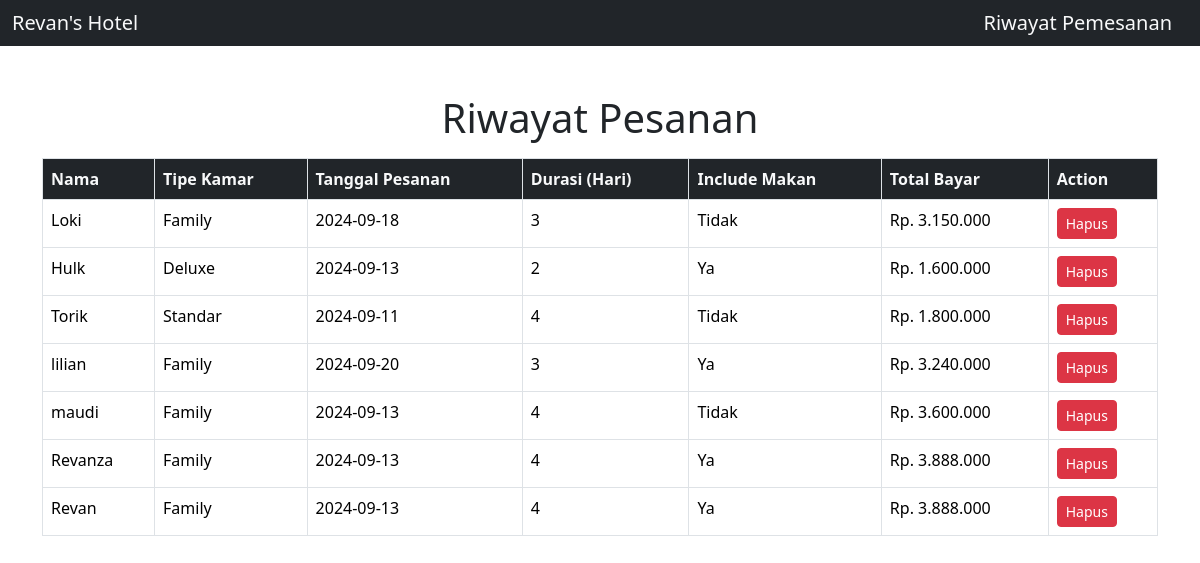
/riwayat.php, run on the app's committed database.
### tables this page shows
CREATE TABLE `orders` (
  `id` int(11) NOT NULL,
  `nama_pemesan` varchar(100) NOT NULL,
  `jenis_kelamin` varchar(10) NOT NULL,
  `nomor_identitas` varchar(50) NOT NULL,
  `room_type_id` int(11) NOT NULL,
  `tanggal_pesanan` date NOT NULL,
  `durasi` int(11) NOT NULL,
  `termasuk_makan` tinyint(1) DEFAULT 0,
  `total_harga` int(11) NOT NULL
);

CREATE TABLE `room_types` (
  `id` int(11) NOT NULL,
  `room_name` varchar(50) NOT NULL,
  `price` int(11) NOT NULL
);

### riwayat.php (the view, shortened to what this page needs)
<?php
include 'koneksi.php';
$sql = "SELECT orders.*, room_types.room_name FROM orders
        JOIN room_types ON orders.room_type_id = room_types.id";
$result = $conn->query($sql);
?>
<!DOCTYPE html>
<html lang="en">
<head>
    <link href="https://cdn.jsdelivr.net/npm/bootstrap@5.3.3/dist/css/bootstrap.min.css" rel="stylesheet">
</head>
<body>
    <?php include "layout/navbar.php" ?>
    <div class="container mt-5">
        <h1 class="text-center mb-3">Riwayat Pesanan</h1>
        <table class="table table-bordered">
            <thead>
                <tr>
                    <th class="bg-dark text-light">Nama</th>
                    <th class="bg-dark text-light">Tipe Kamar</th>
                    <th class="bg-dark text-light">Tanggal Pesanan</th>
                    <th class="bg-dark text-light">Durasi (Hari)</th>
                    <th class="bg-dark text-light">Include Makan</th>
                    <th class="bg-dark text-light">Total Bayar</th>
                    <th class="bg-dark text-light">Action</th>
                </tr>
            </thead>
            <tbody>
                <?php while ($row = $result->fetch_assoc()): ?>
                    <tr>
                        <td><?= htmlspecialchars($row['nama_pemesan']) ?></td>
                        <td><?= htmlspecialchars($row['room_name']) ?></td>
                        <td><?= htmlspecialchars($row['tanggal_pesanan']) ?></td>
                        <td><?= htmlspecialchars($row['durasi']) ?></td>
                        <td><?= $row['termasuk_makan'] ? 'Ya' : 'Tidak' ?></td>
                        <td>Rp. <?= number_format($row['total_harga'], 0, ',', '.') ?></td>
                        <td><a href="delete.php?id=<?= $row['id'] ?>" class="btn btn-danger btn-sm" onclick="return confirm('Apakah Anda yakin ingin menghapus pesanan ini?')">Hapus</a></td>
                    </tr>
                <?php endwhile; ?>
            </tbody>
        </table>
    </div>
</body>
</html>

### layout/navbar.php
<nav class="navbar bg-dark">
    <div class="container-fluid d-flex justify-content-between ">
        <div class="">
            <a class="navbar-brand text-light" href="index.php">Revan's Hotel</a>
        </div>
        <div>
            <a class="navbar-brand text-light" href="riwayat.php">Riwayat Pemesanan</a>
        </div>
    </div>
</nav>

### data on the page
orders: nama_pemesan "Loki", room_type.room_name "Family", tanggal_pesanan "2024-09-18", durasi "3", termasuk_makan "Tidak", total_harga "3.150.000"
orders: nama_pemesan "Hulk", room_type.room_name "Deluxe", tanggal_pesanan "2024-09-13", durasi "2", termasuk_makan "Ya", total_harga "1.600.000"
orders: nama_pemesan "Torik", room_type.room_name "Standar", tanggal_pesanan "2024-09-11", durasi "4", termasuk_makan "Tidak", total_harga "1.800.000"
orders: nama_pemesan "lilian", room_type.room_name "Family", tanggal_pesanan "2024-09-20", durasi "3", termasuk_makan "Ya", total_harga "3.240.000"
orders: nama_pemesan "maudi", room_type.room_name "Family", tanggal_pesanan "2024-09-13", durasi "4", termasuk_makan "Tidak", total_harga "3.600.000"
orders: nama_pemesan "Revanza", room_type.room_name "Family", tanggal_pesanan "2024-09-13", durasi "4", termasuk_makan "Ya", total_harga "3.888.000"
orders: nama_pemesan "Revan", room_type.room_name "Family", tanggal_pesanan "2024-09-13", durasi "4", termasuk_makan "Ya", total_harga "3.888.000"
